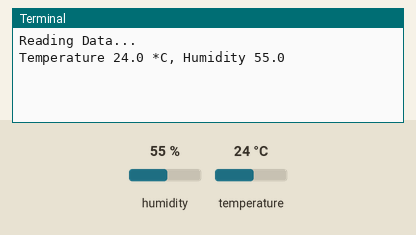
Recording of a program running on a simulated Raspberry Pi (BCM pin numbers). Parts: the last lines printed to the terminal. Inputs (shaded band) come from the test bench; at power-on: humidity 55 %, temperature 24 °C.

Above: at 1.2 s.
1.3 s: humidity set to 22 %
At 4.0 s:
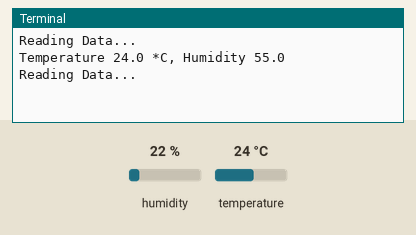
5.9 s: temperature set to 12 °C
At 9.0 s:
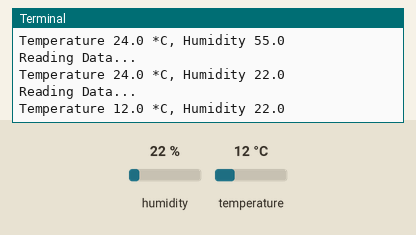
10.5 s: humidity set to 40 %
At 12.6 s:
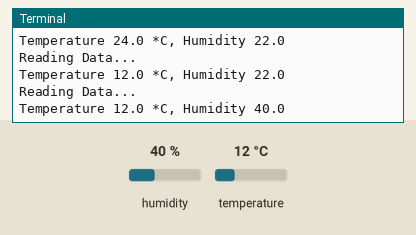
Timing chart, 0 to 14.1 s (numbered marks = the images above; inputs shaded):
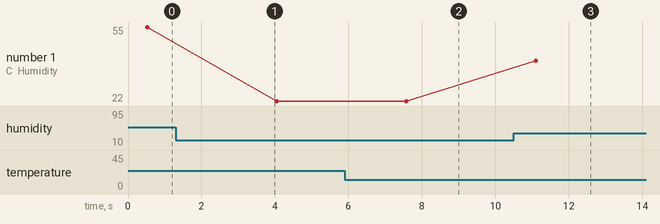

The program:

01_DHT22.py
```python
import Adafruit_DHT as dht    		# Importing Adafruit library for DHT22
from time import sleep           	# Impoting sleep from time library to add delay

try:
    while 1:                		# Loop will run forever
        print("Reading Data...")
        humi, temp = dht.read_retry(dht.DHT22, 23)
        print("Temperature {0:0.1f} *C, Humidity {1:0.1f}".format(temp, humi))
	# Reading humidity and temperature
        sleep(3)

# If keyboard Interrupt is pressed
except KeyboardInterrupt:
    pass  				# Go to next line
```

Measured:
- after the input at 5.9 s, the terminal: prints a new line after 1.7 s (image 2)
- after the input at 10.5 s, the terminal: prints a new line after 0.60 s (image 3)
- plotted number 1: 55 → 22 after the input at 1.3 s, 22 → 40 after the input at 10.5 s
